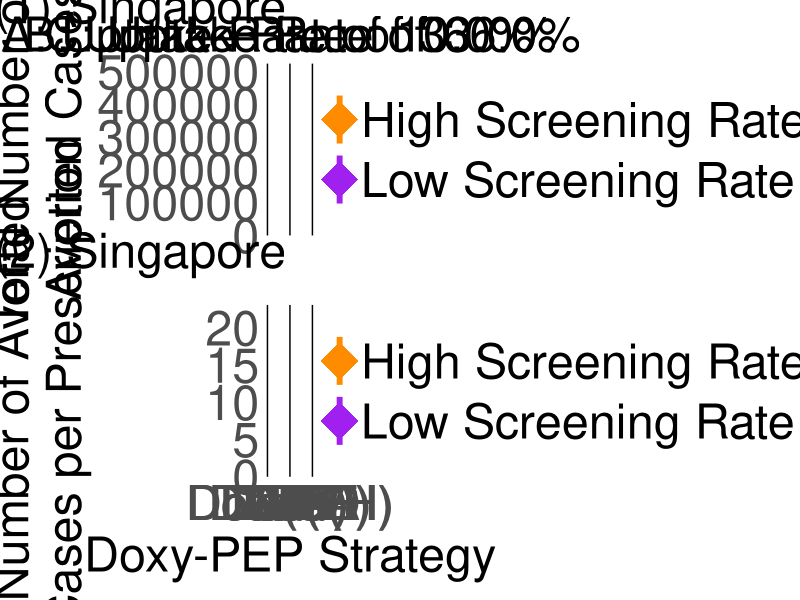

This figure's R source:
library(ggplot2)
library(patchwork)

size = 35
############################ uptake rate of 0.1 ############################
# plot averted cases
averted_lowscreeningrate_0.1 <- data.frame(
  group = c('DbE', 'DoD(H)', 'DoD', 'DoA(H)', 'DoA', 'DaR'),
  ymin = c(1964, 1509, 1510, 13064, 13230, 13067),
  middle = c(10090, 23278, 23286, 72051, 72507, 72059),
  ymax = c(21394, 160771, 161128, 269009, 269353, 269025)
)

averted_highscreeningrate_0.1 <- data.frame(
  group = c('DbE', 'DoD(H)', 'DoD', 'DoA(H)', 'DoA', 'DaR'),
  ymin = c(1702, 1222, 1226, 20117, 20120, 20117),
  middle = c(7606, 13476, 13485, 74275, 74367, 74277),
  ymax = c(18513, 84823, 85130, 283930, 283938, 283930)
)

averted_lowscreeningrate_0.1$scenario <- "Low Screening Rate"
averted_highscreeningrate_0.1$scenario <- "High Screening Rate"

df_combined <- rbind(averted_lowscreeningrate_0.1, averted_highscreeningrate_0.1)
df_combined$group <- factor(df_combined$group, levels = c('DbE', 'DoD(H)', 'DoD', 'DoA(H)', 'DoA', 'DaR'))

p1 <- ggplot(df_combined, aes(
  x = group,
  y = middle,
  ymin = ymin,
  ymax = ymax,
  color = scenario
)) + 
  geom_pointrange(position = position_dodge(width = 0.4), shape = 18, size = 3, linewidth = 2) +
  labs(title = "A: Uptake Rate of 10.0%") +
  scale_color_manual(
    name = NULL,
    values = c("Low Screening Rate" = "purple", "High Screening Rate" = "darkorange")
  ) +
  # scale_fill_manual(
  #   name = NULL,
  #   values = c("Low Screening Rate" = "plum", "High Screening Rate" = "moccasin")
  # ) +
  scale_y_continuous(expand = expansion(mult = c(0, 0.05)), limits = c(0, 500000), labels = function(x) format(x, scientific = FALSE, big.mark = "", trim = TRUE)) +
  theme_minimal(base_size = 13) +
  theme(
    panel.grid.major = element_blank(),
    panel.grid.minor = element_blank(),
    legend.position = "inside",
    legend.position.inside = c(0.20, 0.85),
    legend.justification = c("right", "top"),
    legend.background = element_rect(fill = alpha("white", 0.6), color = NA),
    legend.box.background = element_rect(color = "black"),
    legend.margin = margin(0, 0, 0, 0),
    legend.box.margin = margin(0, 0, 0, 0),
    legend.key.height = unit(3, "lines"),
    plot.title = element_text(hjust = 0.5, margin = margin(b = 0), size = size),
    axis.title.x = element_blank(),
    axis.text.x = element_blank(),
    axis.text.y = element_text(size = size),
    axis.title.y = element_text(size = size),
    axis.line.x = element_line(color = "black", size = 0.5),
    axis.line.y = element_line(color = "black", size = 0.5)
  )
p1 <- p1 +
  labs(tag = "(1) Singapore") +
  theme(
    plot.tag.position = c(0, 0.97),
    plot.tag = element_text(size = size, hjust = 0, vjust = 0)
  )

# plot averted cases per prescription
averted_lowscreeningrate_0.1 <- data.frame(
  group = c('DbE', 'DoD(H)', 'DoD', 'DoA(H)', 'DoA', 'DaR'),
  ymin = c(0.52, 2.40, 1.88, 1.66, 0.61, 1.63),
  middle = c(2.67, 9.76, 7.86, 8.45, 3.47, 8.25),
  ymax = c(5.65, 21.00, 17.13, 21.83, 10.99, 19.44)
)

averted_highscreeningrate_0.1 <- data.frame(
  group = c('DbE', 'DoD(H)', 'DoD', 'DoA(H)', 'DoA', 'DaR'),
  ymin = c(0.45, 2.12, 1.70, 0.077, 0.020, 0.077),
  middle = c(2.01, 8.05, 6.70, 0.37, 0.10, 0.37),
  ymax = c(4.89, 19.19, 15.63, 4.67, 1.77, 4.69)
)

averted_lowscreeningrate_0.1$scenario <- "Low Screening Rate"
averted_highscreeningrate_0.1$scenario <- "High Screening Rate"

df_combined <- rbind(averted_lowscreeningrate_0.1, averted_highscreeningrate_0.1)
df_combined$group <- factor(df_combined$group, levels = c('DbE', 'DoD(H)', 'DoD', 'DoA(H)', 'DoA', 'DaR'))

p4 <- ggplot(df_combined, aes(
  x = group,
  y = middle,
  ymin = ymin,
  ymax = ymax,
  color = scenario
)) + 
  geom_pointrange(position = position_dodge(width = 0.4), shape = 18, size = 3, linewidth = 2) +
  scale_color_manual(
    name = NULL,
    values = c("Low Screening Rate" = "purple", "High Screening Rate" = "darkorange")
  ) +
  # scale_fill_manual(
  #   name = NULL,
  #   values = c("Low Screening Rate" = "plum", "High Screening Rate" = "moccasin")
  # ) +
  labs(title = "") +
  theme_minimal(base_size = 13) +
  scale_y_continuous(expand = expansion(mult = c(0, 0.05)), limits = c(0, 22)) +
  theme(
    panel.grid.major = element_blank(),
    panel.grid.minor = element_blank(),
    legend.position = "inside",
    legend.position.inside = c(0.20, 0.85),
    legend.justification = c("right", "top"),
    legend.background = element_rect(fill = alpha("white", 0.6), color = NA),
    legend.box.background = element_rect(color = "black"),
    legend.margin = margin(0, 0, 0, 0),
    legend.box.margin = margin(0, 0, 0, 0),
    legend.key.height = unit(3, "lines"),
    plot.title = element_text(hjust = 0.5, margin = margin(b = 0), size = size),
    axis.title.x = element_blank(),
    axis.text.x = element_text(size = size),
    axis.text.y = element_text(size = size),
    axis.title.y = element_text(size = size),
    axis.line.x = element_line(color = "black", size = 0.5),
    axis.line.y = element_line(color = "black", size = 0.5)
  )
p4 <- p4 +
  labs(tag = "(2) Singapore") +
  theme(
    plot.tag.position = c(0, 0.97),
    plot.tag = element_text(size = size, hjust = 0, vjust = 0)
  )

############################ uptake rate of 0.33 ############################
# plot averted cases
averted_lowscreeningrate_0.33 <- data.frame(
  group = c('DbE', 'DoD(H)', 'DoD', 'DoA(H)', 'DoA', 'DaR'),
  ymin = c(5836, 4297, 4298, 20606, 20626, 20606),
  middle = c(30547, 49461, 49508, 99568, 99664, 99572),
  ymax = c(69478, 294407, 294776, 436027, 437446, 436028)
)

averted_highscreeningrate_0.33 <- data.frame(
  group = c('DbE', 'DoD(H)', 'DoD', 'DoA(H)', 'DoA', 'DaR'),
  ymin = c(4985, 3507, 3526, 20720, 20721, 20720),
  middle = c(22386, 30652, 30705, 75471, 75484, 75471),
  ymax = c(58439, 162306, 162368, 283872, 283976, 283972)
)

averted_lowscreeningrate_0.33$scenario <- "Low Screening Rate"
averted_highscreeningrate_0.33$scenario <- "High Screening Rate"

df_combined <- rbind(averted_lowscreeningrate_0.33, averted_highscreeningrate_0.33)
df_combined$group <- factor(df_combined$group, levels = c('DbE', 'DoD(H)', 'DoD', 'DoA(H)', 'DoA', 'DaR'))

p2 <- ggplot(df_combined, aes(
  x = group,
  y = middle,
  ymin = ymin,
  ymax = ymax,
  color = scenario
)) + 
  geom_pointrange(position = position_dodge(width = 0.4), shape = 18, size = 3, linewidth = 2) +
  labs(title = "B: Uptake Rate of 33.0%") +
  scale_color_manual(
    name = NULL,
    values = c("Low Screening Rate" = "purple", "High Screening Rate" = "darkorange")
  ) +
  # scale_fill_manual(
  #   name = NULL,
  #   values = c("Low Screening Rate" = "plum", "High Screening Rate" = "moccasin")
  # ) +
  theme_minimal(base_size = 13) +
  scale_y_continuous(expand = expansion(mult = c(0, 0.05)), limits = c(0, 500000), labels = function(x) format(x, scientific = FALSE, big.mark = "", trim = TRUE)) +
  theme(
    panel.grid.major = element_blank(),
    panel.grid.minor = element_blank(),
    legend.position = "inside",
    legend.position.inside = c(0.20, 0.85),
    legend.justification = c("right", "top"),
    legend.background = element_rect(fill = alpha("white", 0.6), color = NA),
    legend.box.background = element_rect(color = "black"),
    legend.margin = margin(0, 0, 0, 0),
    legend.box.margin = margin(0, 0, 0, 0),
    legend.key.height = unit(3, "lines"),
    plot.title = element_text(hjust = 0.5, margin = margin(b = 0), size = size),
    axis.title.x = element_blank(),
    axis.text.x = element_blank(),
    axis.title.y = element_blank(),
    axis.text.y = element_blank(),
    axis.ticks.y = element_blank(),
    axis.line.x = element_line(color = "black", size = 0.5),
    axis.line.y = element_line(color = "black", size = 0.5)
  )

# plot averted cases per prescription
averted_lowscreeningrate_0.33 <- data.frame(
  group = c('DbE', 'DoD(H)', 'DoD', 'DoA(H)', 'DoA', 'DaR'),
  ymin = c(0.47, 2.31, 1.82, 0.85, 0.30, 0.85),
  middle = c(2.44, 9.26, 7.41, 4.04, 1.56, 4.01),
  ymax = c(5.56, 20.22, 16.34, 16.25, 6.61, 15.38)
)

averted_highscreeningrate_0.33 <- data.frame(
  group = c('DbE', 'DoD(H)', 'DoD', 'DoA(H)', 'DoA', 'DaR'),
  ymin = c(0.40, 2.06, 1.64, 0.051, 0.013, 0.05),
  middle = c(1.79, 7.61, 6.33, 0.23, 0.062, 0.23),
  ymax = c(4.68, 18.12, 14.89, 1.92, 0.69, 1.91)
)

averted_lowscreeningrate_0.33$scenario <- "Low Screening Rate"
averted_highscreeningrate_0.33$scenario <- "High Screening Rate"

df_combined <- rbind(averted_lowscreeningrate_0.33, averted_highscreeningrate_0.33)
df_combined$group <- factor(df_combined$group, levels = c('DbE', 'DoD(H)', 'DoD', 'DoA(H)', 'DoA', 'DaR'))

p5 <- ggplot(df_combined, aes(
  x = group,
  y = middle,
  ymin = ymin,
  ymax = ymax,
  color = scenario
)) + 
  geom_pointrange(position = position_dodge(width = 0.4), shape = 18, size = 3, linewidth = 2) +
  scale_color_manual(
    name = NULL,
    values = c("Low Screening Rate" = "purple", "High Screening Rate" = "darkorange")
  ) +
  # scale_fill_manual(
  #   name = NULL,
  #   values = c("Low Screening Rate" = "plum", "High Screening Rate" = "moccasin")
  # ) +
  labs(title = "") +
  theme_minimal(base_size = 13) +
  scale_y_continuous(expand = expansion(mult = c(0, 0.05)), limits = c(0, 22)) +
  theme(
    panel.grid.major = element_blank(),
    panel.grid.minor = element_blank(),
    legend.position = "inside",
    legend.position.inside = c(0.20, 0.85),
    legend.justification = c("right", "top"),
    legend.background = element_rect(fill = alpha("white", 0.6), color = NA),
    legend.box.background = element_rect(color = "black"),
    legend.margin = margin(0, 0, 0, 0),
    legend.box.margin = margin(0, 0, 0, 0),
    legend.key.height = unit(3, "lines"),
    plot.title = element_text(hjust = 0.5, margin = margin(b = 0), size = size),
    axis.title.x = element_text(size = size),
    axis.text.x = element_text(size = size),
    axis.title.y = element_blank(),
    axis.text.y = element_blank(),
    axis.ticks.y = element_blank(),
    axis.line.x = element_line(color = "black", size = 0.5),
    axis.line.y = element_line(color = "black", size = 0.5)
  )

############################ uptake rate of 0.66 ############################
# plot averted cases
averted_lowscreeningrate_0.66 <- data.frame(
  group = c('DbE', 'DoD(H)', 'DoD', 'DoA(H)', 'DoA', 'DaR'),
  ymin = c(10097, 7212, 7215, 22393, 22410, 22393),
  middle = c(52963, 66988, 66989, 104403, 104526, 104405),
  ymax = c(133516, 360697, 360695, 461768, 461822, 461768)
)

averted_highscreeningrate_0.66 <- data.frame(
  group = c('DbE', 'DoD(H)', 'DoD', 'DoA(H)', 'DoA', 'DaR'),
  ymin = c(8554, 5935, 5960, 21032, 21038, 21032),
  middle = c(38143, 42739, 42799, 75761, 75764, 75761),
  ymax = c(109313, 204607, 205162, 283973, 283977, 283973)
)

averted_lowscreeningrate_0.66$scenario <- "Low Screening Rate"
averted_highscreeningrate_0.66$scenario <- "High Screening Rate"

df_combined <- rbind(averted_lowscreeningrate_0.66, averted_highscreeningrate_0.66)
df_combined$group <- factor(df_combined$group, levels = c('DbE', 'DoD(H)', 'DoD', 'DoA(H)', 'DoA', 'DaR'))

p3 <- ggplot(df_combined, aes(
  x = group,
  y = middle,
  ymin = ymin,
  ymax = ymax,
  color = scenario
)) + 
  geom_pointrange(position = position_dodge(width = 0.4), shape = 18, size = 3, linewidth = 2) +
  labs(title = "C: Uptake Rate of 66.0%") +
  scale_color_manual(
    name = NULL,
    values = c("Low Screening Rate" = "purple", "High Screening Rate" = "darkorange")
  ) +
  # scale_fill_manual(
  #   name = NULL,
  #   values = c("Low Screening Rate" = "plum", "High Screening Rate" = "moccasin")
  # ) +
  theme_minimal(base_size = 13) +
  scale_y_continuous(expand = expansion(mult = c(0, 0.05)), limits = c(0, 500000)) +
  theme(
    panel.grid.major = element_blank(),
    panel.grid.minor = element_blank(),
    legend.position = "inside",
    legend.position.inside = c(0.20, 0.85),
    legend.justification = c("right", "top"),
    legend.background = element_rect(fill = alpha("white", 0.6), color = NA),
    legend.box.background = element_rect(color = "black"),
    legend.margin = margin(0, 0, 0, 0),
    legend.box.margin = margin(0, 0, 0, 0),
    legend.key.height = unit(3, "lines"),
    plot.title = element_text(hjust = 0.5, margin = margin(b = 0), size = size),
    axis.title.x = element_blank(),
    axis.text.x = element_blank(),
    axis.title.y = element_blank(),
    axis.text.y = element_blank(),
    axis.ticks.y = element_blank(),
    axis.line.x = element_line(color = "black", size = 0.5),
    axis.line.y = element_line(color = "black", size = 0.5)
  )

# plot averted cases per prescription
averted_lowscreeningrate_0.66 <- data.frame(
  group = c('DbE', 'DoD(H)', 'DoD', 'DoA(H)', 'DoA', 'DaR'),
  ymin = c(0.40, 2.22, 1.75, 0.49, 0.18, 0.49),
  middle = c(2.12, 8.74, 7.04, 2.29, 0.86, 2.28),
  ymax = c(5.34, 19.38, 15.65, 9.97, 3.73, 9.96)
)

averted_highscreeningrate_0.66 <- data.frame(
  group = c('DbE', 'DoD(H)', 'DoD', 'DoA(H)', 'DoA', 'DaR'),
  ymin = c(0.34, 1.99, 1.59, 0.036, 0.010, 0.036),
  middle = c(1.53, 7.17, 5.97, 0.18, 0.047, 0.18),
  ymax = c(4.37, 17.15, 14.26, 1.15, 0.41, 1.14)
)

averted_lowscreeningrate_0.66$scenario <- "Low Screening Rate"
averted_highscreeningrate_0.66$scenario <- "High Screening Rate"

df_combined <- rbind(averted_lowscreeningrate_0.66, averted_highscreeningrate_0.66)
df_combined$group <- factor(df_combined$group, levels = c('DbE', 'DoD(H)', 'DoD', 'DoA(H)', 'DoA', 'DaR'))

p6 <- ggplot(df_combined, aes(
  x = group,
  y = middle,
  ymin = ymin,
  ymax = ymax,
  color = scenario
)) + 
  geom_pointrange(position = position_dodge(width = 0.4), shape = 18, size = 3, linewidth = 2) +
  scale_color_manual(
    name = NULL,
    values = c("Low Screening Rate" = "purple", "High Screening Rate" = "darkorange")
  ) +
  # scale_fill_manual(
  #   name = NULL,
  #   values = c("Low Screening Rate" = "plum", "High Screening Rate" = "moccasin")
  # ) +
  labs(title = "") +
  theme_minimal(base_size = 13) +
  scale_y_continuous(expand = expansion(mult = c(0, 0.05)), limits = c(0, 22)) +
  theme(
    panel.grid.major = element_blank(),
    panel.grid.minor = element_blank(),
    legend.position = "inside",
    legend.position.inside = c(0.20, 0.85),
    legend.justification = c("right", "top"),
    legend.background = element_rect(fill = alpha("white", 0.6), color = NA),
    legend.box.background = element_rect(color = "black"),
    legend.margin = margin(0, 0, 0, 0),
    legend.box.margin = margin(0, 0, 0, 0),
    legend.key.height = unit(3, "lines"),
    plot.title = element_text(hjust = 0.5, margin = margin(b = 0), size = size),
    axis.title.x = element_blank(),
    axis.text.x = element_text(size = size),
    axis.title.y = element_blank(),
    axis.text.y = element_blank(),
    axis.ticks.y = element_blank(),
    axis.line.x = element_line(color = "black", size = 0.5),
    axis.line.y = element_line(color = "black", size = 0.5)
  )

row_averted <- (p1 + p2 + p3 + plot_layout(ncol = 3, guides = "collect")) &
  theme(legend.position = "right", legend.text = element_text(size = size)) &
  plot_annotation(
    title = NULL,
    theme = theme(
      axis.title.x = element_text(size = size, margin = margin(t = 10)),
      axis.title.y = element_text(size = size, margin = margin(r = 10))
    )
  ) &
  labs(
    x = "Doxy-PEP Strategy",
    y = "Total Number of \n Averted Cases"
  )

row_averted_per_prescription <- (p4 + p5 + p6 + plot_layout(ncol = 3, guides = "collect")) &
  theme(legend.position = "right", legend.text = element_text(size = size)) &
  plot_annotation(
    title = NULL,
    theme = theme(
      axis.title.x = element_text(size = size, margin = margin(t = 10)),
      axis.title.y = element_text(size = size, margin = margin(r = 10))
    )
  ) &
  labs(
    x = "Doxy-PEP Strategy",
    y = "Number of Averted \n Cases per Prescription"
  )

# combine and plot
final_plot <- row_averted / row_averted_per_prescription
final_plot